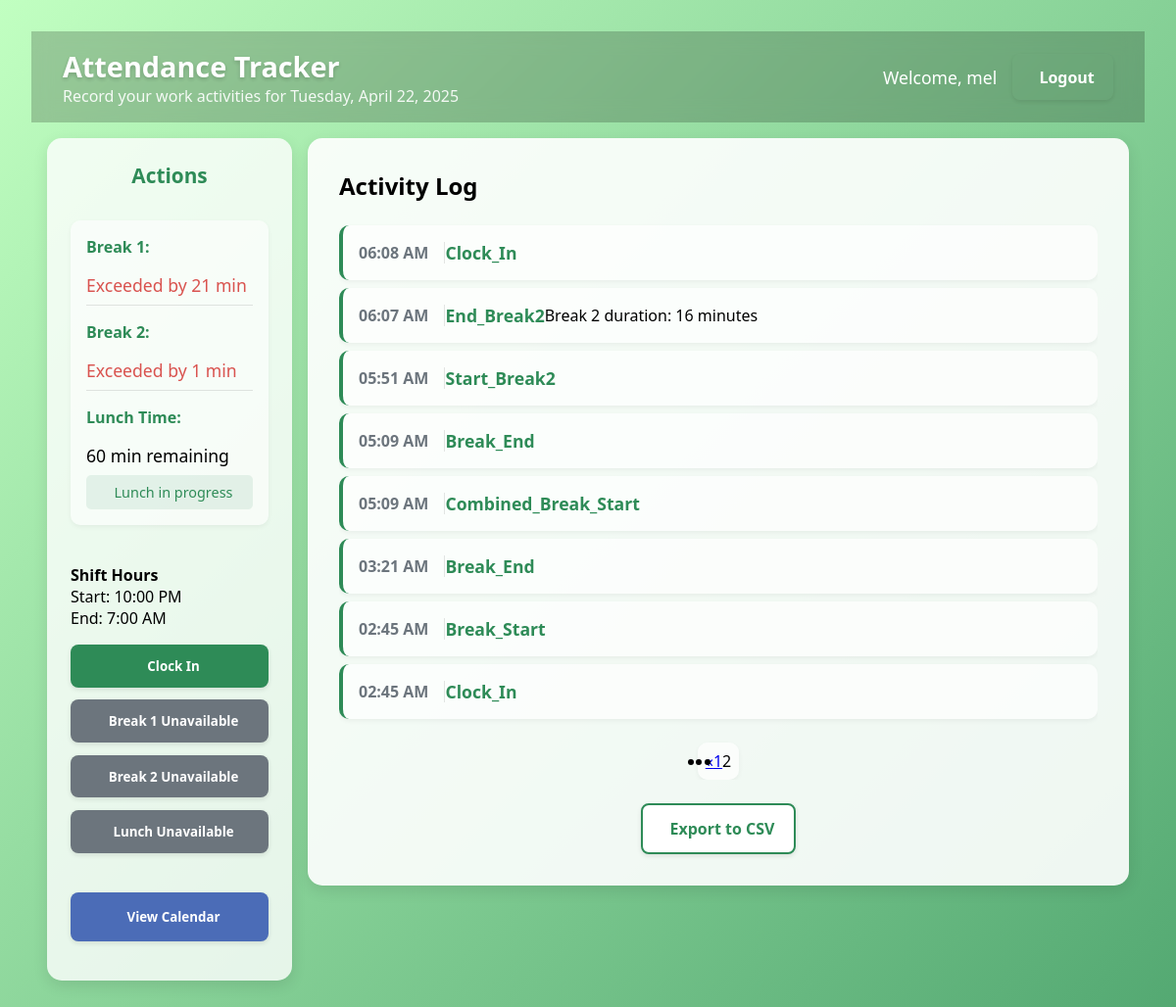
The app's page /tracker/?page=2 (signed in) with its own data.
### attendance_app/models.py (models this page shows, shortened)
class AttendanceLog(models.Model):
    user = models.ForeignKey(User, on_delete=models.CASCADE)
    timestamp = models.DateTimeField(auto_now_add=True)
    action = models.CharField(max_length=50)
    note = models.TextField(blank=True, null=True)  # Optional note field

### attendance_app/views.py (the view, shortened to what this page needs)
# urls.py: path('tracker/', views.tracker_view, name='tracker'),  # 👈 After login, redirect here
@login_required
def tracker_view(request):
    requested_date = request.GET.get('date')
    if requested_date:
        try:
            selected_date = datetime.strptime(requested_date, '%Y-%m-%d').date()
            today = selected_date
            is_today = (today == date.today())
        except ValueError:
            selected_date = today = date.today()
            is_today = True
    else:
        selected_date = today = date.today()
        is_today = True
    time_allocation, created = DailyTimeAllocation.objects.get_or_create(
        user=request.user,
        date=today,
    )
    now = localtime(timezone.now())
    current_date = now.date()
    if now.time() < time(7, 0):
        shift_start_date = current_date - timedelta(days=1)
        shift_end_date = current_date
    else:
        shift_start_date = current_date
        shift_end_date = current_date + timedelta(days=1)
    shift_start = datetime.combine(shift_start_date, time(22, 0)).replace(tzinfo=pytz.timezone('Asia/Manila'))
    shift_end = datetime.combine(shift_end_date, time(7, 0)).replace(tzinfo=pytz.timezone('Asia/Manila'))
    clocked_in_late = False
    minutes_late = 0
    first_clock_in = None
    if is_today:
        if now.time() < time(7, 0):
            first_clock_in = AttendanceLog.objects.filter(
                user=request.user,
                action='clock_in',
                timestamp__date__gte=shift_start_date,
                timestamp__date__lte=shift_end_date
            ).order_by('timestamp').first()
        else:
            first_clock_in = AttendanceLog.objects.filter(
                user=request.user,
                action='clock_in',
                timestamp__date=shift_start_date
            ).order_by('timestamp').first()
        if first_clock_in:
            if first_clock_in.timestamp > shift_start:
                clocked_in_late = True
                time_diff = first_clock_in.timestamp - shift_start
                minutes_late = int(time_diff.total_seconds() // 60)
    logs = AttendanceLog.objects.filter(user=request.user, timestamp__date=today).order_by('-timestamp')
    page = request.GET.get('page', 1)
    paginator = Paginator(logs, 10)  # Show 10 activities per page
    try:
        page_obj = paginator.page(page)
    except PageNotAnInteger:
        page_obj = paginator.page(1)
    except EmptyPage:
        page_obj = paginator.page(paginator.num_pages)
    current_status = 'idle'
    ongoing_break1 = False
    ongoing_break2 = False
    ongoing_lunch = False
    if time_allocation.break1_start_time:
        ongoing_break1 = True
        current_status = 'on_break1'
    if time_allocation.break2_start_time:
        ongoing_break2 = True
        current_status = 'on_break2'
    if time_allocation.lunch_start_time:
        ongoing_lunch = True
        current_status = 'at_lunch'
    is_clocked_in = False
    clocked_in_today = AttendanceLog.objects.filter(
        user=request.user,
        action='clock_in',
        timestamp__date=today
    ).exists()
    clocked_out_today = AttendanceLog.objects.filter(
        user=request.user,
        action='clock_out',
        timestamp__date=today
    ).exists()
    if is_today:
        yesterday = date.today() - timedelta(days=1)
    if clocked_in_today and not clocked_out_today:
        is_clocked_in = True
        if not (ongoing_break1 or ongoing_break2 or ongoing_lunch):
            current_status = 'working'
    can_perform_clock_actions = is_today
    break1_percentage = min(time_allocation.break1_minutes_used / 15 * 100, 100) if time_allocation.break1_minutes_used > 0 else 0
    break2_percentage = min(time_allocation.break2_minutes_used / 15 * 100, 100) if time_allocation.break2_minutes_used > 0 else 0
    lunch_percentage = min(time_allocation.lunch_minutes_used / 60 * 100, 100) if time_allocation.lunch_minutes_used > 0 else 0
    context = {
        'logs': logs,
        'page_obj': page_obj,
        'today': date.today(),
        'selected_date': selected_date,
        'is_today': is_today,
        'break1_minutes_remaining': time_allocation.break1_minutes_remaining(),
        'break2_minutes_remaining': time_allocation.break2_minutes_remaining(),
        'lunch_minutes_remaining': time_allocation.lunch_minutes_remaining(),
        'break1_minutes_exceeded': time_allocation.break1_minutes_exceeded(),
        'break2_minutes_exceeded': time_allocation.break2_minutes_exceeded(),
        'lunch_minutes_exceeded': time_allocation.lunch_minutes_exceeded(),
        'is_break1_exceeded': time_allocation.is_break1_exceeded(),
        'is_break2_exceeded': time_allocation.is_break2_exceeded(),
        'is_lunch_exceeded': time_allocation.is_lunch_exceeded(),
        'ongoing_break1': ongoing_break1,
        'ongoing_break2': ongoing_break2,
        'ongoing_lunch': ongoing_lunch,
        'current_status': current_status,
        'break1_minutes_used': time_allocation.break1_minutes_used,
        'break2_minutes_used': time_allocation.break2_minutes_used,
        'lunch_minutes_used': time_allocation.lunch_minutes_used,
        'break1_percentage': break1_percentage,
        'break2_percentage': break2_percentage,
        'lunch_percentage': lunch_percentage,
        'is_clocked_in': is_clocked_in,
        'can_perform_clock_actions': can_perform_clock_actions,
        'clocked_in_late': clocked_in_late,
        'minutes_late': minutes_late,
        'shift_start_time': '10:00 PM',
        'shift_end_time': '7:00 AM',
    }
    if ongoing_break1:
        context['break1_start_time'] = time_allocation.break1_start_time
    if ongoing_break2:
        context['break2_start_time'] = time_allocation.break2_start_time
    if ongoing_lunch:
        context['lunch_start_time'] = time_allocation.lunch_start_time
    return render(request, 'tracker.html', context)

### attendance_app/templates/tracker.html (shortened to what this page needs)
{% load static %}
{% block extra_css %}
<link rel="stylesheet" href="{% static 'css/tracker.css' %}">
<link rel="stylesheet" href="https://cdnjs.cloudflare.com/ajax/libs/flatpickr/4.6.13/flatpickr.min.css">
{% endblock %}
{% block content %}
<nav class="navbar">
    <div class="navbar-left">
        <h1 class="navbar-title">Attendance Tracker</h1>
        <p class="navbar-subtitle">Record your work activities for {{ today|date:"l, F j, Y" }}</p>
    </div>
    <div class="navbar-right">
        <span class="welcome-text">Welcome, {{ user.username }}</span>
        <a href="{% url 'logout' %}" class="btn btn-outline-light logout-btn">
             Logout
        </a>
    </div>
</nav>
<div class="main-container">
    <div class="sidebar">
        <h3 class="sidebar-title">Actions</h3>
        {% if is_today %}
        <div class="time-allocation-summary">
            <div class="time-item">
                <span class="time-label"> Break 1:</span>
                {% if is_break1_exceeded %}
                    <span class="time-value text-danger">
                        Exceeded by {{ break1_minutes_exceeded }} min
                    </span>
                {% else %}
                    <div class="time-usage-bars">
                        <div class="usage-bar" style="width: {{ break1_percentage }}%;"></div>
                    </div>
                    <span class="time-value">{{ break1_minutes_remaining }} min remaining</span>
                {% endif %}
            </div>
            <div class="time-item">
                <span class="time-label"> Break 2:</span>
                {% if is_break2_exceeded %}
                    <span class="time-value text-danger">
                        Exceeded by {{ break2_minutes_exceeded }} min
                    </span>
                {% else %}
                    <div class="time-usage-bars">
                        <div class="usage-bar" style="width: {{ break2_percentage }}%;"></div>
                    </div>
                    <span class="time-value">{{ break2_minutes_remaining }} min remaining</span>
                {% endif %}
            </div>
            <div class="time-item">
                <span class="time-label"> Lunch Time:</span>
                {% if is_lunch_exceeded %}
                    <div class="time-usage-bars">
                        <div class="usage-bar danger" style="width: 100%;"></div>
                    </div>
                    <span class="time-value text-danger">
                        Exceeded by {{ lunch_minutes_exceeded }} min
                    </span>
                {% else %}
                    <span class="time-value">{{ lunch_minutes_remaining }} min remaining</span>
                {% endif %}
                {% if ongoing_lunch %}
                <div class="ongoing-activity">
                     Lunch in progress
                </div>
                {% endif %}
            </div>
        </div>
        {% endif %}
        <div class="shift-info">
            <h4 class="sidebar-subtitle">Shift Hours</h4>
            <div class="shift-times">
                <div> Start: {{ shift_start_time }}</div>
                <div> End: {{ shift_end_time }}</div>
            </div>
        </div>
        <form method="post" class="action-form">
            <div class="sidebar-actions">
                {% if is_today %}
                    {% if is_clocked_in %}
                        <button type="submit" name="action" value="clock_out" class="btn btn-danger btn-block action-btn">
                            <i class="fas fa-sign-out-alt"></i> Clock Out
                        </button>
                    {% else %}
                        <button type="submit" name="action" value="clock_in" class="btn btn-success btn-block action-btn">
                             Clock In
                        </button>
                    {% endif %}
                    {% if is_clocked_in and not ongoing_break1 and not ongoing_break2 and not ongoing_lunch and is_today %}
                        {% if not is_break1_exceeded %}
                            <button type="submit" name="action" value="start_break1" class="btn btn-primary btn-block action-btn">
                                <i class="fas fa-coffee"></i> Start Break 1
                            </button>
                        {% else %}
                            <button type="button" class="btn btn-secondary btn-block action-btn" disabled>
                                <i class="fas fa-coffee"></i> Break 1 Limit Exceeded
                            </button>
                        {% endif %}
                    {% elif is_clocked_in and ongoing_break1 %}
                        <button type="submit" name="action" value="end_break1" class="btn btn-warning btn-block action-btn">
                            <i class="fas fa-stop-circle"></i> End Break 1
                        </button>
                    {% else %}
                        <button type="button" class="btn btn-secondary btn-block action-btn" disabled>
                             Break 1 Unavailable
                        </button>
                    {% endif %}
                    {% if is_clocked_in and not ongoing_break1 and not ongoing_break2 and not ongoing_lunch and is_today %}
                        {% if not is_break2_exceeded %}
                            <button type="submit" name="action" value="start_break2" class="btn btn-primary btn-block action-btn">
                                <i class="fas fa-coffee"></i> Start Break 2
                            </button>
                        {% else %}
                            <button type="button" class="btn btn-secondary btn-block action-btn" disabled>
                                <i class="fas fa-coffee"></i> Break 2 Limit Exceeded
                            </button>
                        {% endif %}
                    {% elif is_clocked_in and ongoing_break2 %}
                        <button type="submit" name="action" value="end_break2" class="btn btn-warning btn-block action-btn">
                            <i class="fas fa-stop-circle"></i> End Break 2
                        </button>
                    {% else %}
                        <button type="button" class="btn btn-secondary btn-block action-btn" disabled>
                             Break 2 Unavailable
                        </button>
                    {% endif %}
                    {% if is_clocked_in and not ongoing_break1 and not ongoing_break2 and not ongoing_lunch and is_today %}
                        {% if not is_lunch_exceeded %}
                            <button type="submit" name="action" value="start_lunch" class="btn btn-primary btn-block action-btn">
                                <i class="fas fa-utensils"></i> Start Lunch
                            </button>
                        {% else %}
                            <button type="button" class="btn btn-secondary btn-block action-btn" disabled>
                                <i class="fas fa-utensils"></i> Lunch Limit Exceeded
                            </button>
                        {% endif %}
                    {% elif is_clocked_in and ongoing_lunch %}
                        <button type="submit" name="action" value="end_lunch" class="btn btn-warning btn-block action-btn">
                            <i class="fas fa-stop-circle"></i> End Lunch
                        </button>
                    {% else %}
                        <button type="button" class="btn btn-secondary btn-block action-btn" disabled>
                             Lunch Unavailable
                        </button>
                    {% endif %}
                {% else %}
                    <div class="alert alert-info">
                        You are viewing historical data. Clock actions are only available for the current day.
                    </div>
                {% endif %}
            </div>
        </form>
        <button id="calendarBtn" class="btn btn-primary btn-block calendar-btn">
             View Calendar
        </button>
    </div>
    <div class="content-area">
        <div class="card main-card">
            <div class="logs-section">
                <div class="section-header">
                    <h2>Activity Log</h2>
                </div>
                {% if logs %}
                <ul class="activity-list">
                    {% for log in page_obj %}
                    <li class="activity-item">
                        <span class="activity-time">{{ log.timestamp|date:"h:i A" }}</span>
                        <span class="activity-action">{{ log.action|title }}</span>
                        {% if log.note %}<span class="activity-note">{{ log.note }}</span>{% endif %}
                    </li>
                    {% endfor %}
                </ul>
                <div class="pagination-container">
                    <ul class="pagination">
                        {% if page_obj.has_previous %}
                        <li class="page-item">
                            <a class="page-link" href="?page={{ page_obj.previous_page_number }}{% if requested_date %}&date={{ requested_date }}{% endif %}">&laquo;</a>
                        </li>
                        {% endif %}
                        {% for p in page_obj.paginator.page_range %}
                        {% if p == page_obj.number %}
                        <li class="page-item active"><span class="page-link">{{ p }}</span></li>
                        {% elif p > page_obj.number|add:'-3' and p < page_obj.number|add:'3' %}
                        <li class="page-item">
                            <a class="page-link" href="?page={{ p }}{% if requested_date %}&date={{ requested_date }}{% endif %}">{{ p }}</a>
                        </li>
                        {% endif %}
                        {% endfor %}
                    </ul>
                </div>
                {% else %}
                <div class="no-activity">
                    <p>No activity recorded for this day.</p>
                </div>
                {% endif %}
            </div>
            <div class="footer-actions">
                <a href="{% url 'export_csv' %}" class="btn btn-outline-success">
                     Export to CSV
                </a>
            </div>
        </div>
    </div>
</div>
{% endblock %}

### records on screen
AttendanceLog: timestamp "06:08 AM", action "Clock_In"
AttendanceLog: timestamp "06:07 AM", action "End_Break2", note "Break 2 duration: 16 minutes"
AttendanceLog: timestamp "05:51 AM", action "Start_Break2"
AttendanceLog: timestamp "05:09 AM", action "Break_End"
AttendanceLog: timestamp "05:09 AM", action "Combined_Break_Start"
AttendanceLog: timestamp "03:21 AM", action "Break_End"
AttendanceLog: timestamp "02:45 AM", action "Break_Start"
AttendanceLog: timestamp "02:45 AM", action "Clock_In"

### other values on screen
{{ user.username }} "mel"
{{ break1_minutes_exceeded }} "21"
{{ break2_minutes_exceeded }} "1"
{{ lunch_minutes_remaining }} "60"
{{ shift_start_time }} "10:00 PM"
{{ shift_end_time }} "7:00 AM"
{{ p }} "1"
{{ p }} "2"
